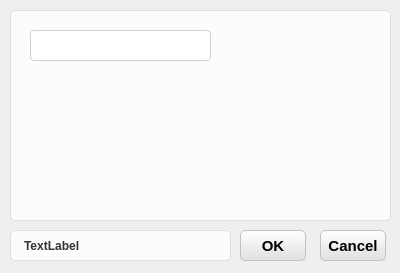
<?xml version="1.0" encoding="UTF-8"?>
<ui version="4.0">
 <class>ToolDialog</class>
 <widget class="QDialog" name="ToolDialog">
  <property name="geometry">
   <rect>
    <x>0</x>
    <y>0</y>
    <width>400</width>
    <height>273</height>
   </rect>
  </property>
  <property name="windowTitle">
   <string>Dialog</string>
  </property>
  <property name="styleSheet">
   <string notr="true">/* ================== QPushButton &amp; QToolButton 开始 ================== */

/* 按钮默认状态 */
QPushButton, QToolButton {
    border: 1px solid #c0c0c0;      
    background: qlineargradient(x1:0, y1:0, x2:0, y2:1, stop:0 #ffffff, stop:1 #e0e0e0);
    border-radius: 5px; 
    outline: none;                  
    padding: 0px;                   
}

/* 按钮鼠标悬停时 */
QPushButton:hover, QToolButton:hover {
    border: 1px solid #a0a0a0;      
    background: qlineargradient(x1:0, y1:0, x2:0, y2:1, stop:0 #ffffff, stop:1 #d0d0d0);
}

/* 按钮鼠标按下时 */
QPushButton:pressed, QToolButton:pressed {
    border: 1px solid #808080;      
    background: qlineargradient(x1:0, y1:0, x2:0, y2:1, stop:0 #d0d0d0, stop:1 #e0e0e0);
}

/* ================== QLineEdit 开始 ================== */

/* 默认状态 */
QLineEdit {
    background-color: #ffffff;
    border: 1px solid #D0D0D0;     
    border-radius: 4px;            
    padding: 2px 2px;              
    color: #222222;                
    min-height: 20px;              
}

/* 获得焦点时 */
QLineEdit:focus {
    border: 1px solid #007AFF;     
    background-color: #E8F4FF;     
}

/* 禁用状态 */
QLineEdit:disabled {
    background-color: #eef1f5;     
    color: #9aa0a6;                
    border: 1px solid #d3d8e0;     
}

/* ================== QTableWidget 开始 ================== */

QTableWidget {
    background-color: #ffffff;
    border: 1px solid #c8cdd6;
    border-radius: 5px;
    gridline-color: #eef1f5;
    selection-background-color: #eef1f5;
    color: #222222;
}

QTableWidget::item {
    padding: 2px 2px;
}

/* 表头样式（补充了右侧分割线） */
QHeaderView::section {
    background-color: #ffffff;
    border: none;
    border-bottom: 1px solid #c8cdd6;
    border-right: 1px solid #eef1f5; /* ⚠️ 新增：给表头加上右侧分割线，区分不同列 */
    padding: 2px 2px;
    color: #222222;
}

/* ================== QGroupBox 开始 ================== */

QGroupBox {
    border: 1px solid #E0E0E0; 
    border-radius: 5px; 
    background-color: #FCFCFC; 
    margin-top: 10px; /* ⚠️ 新增：给标题留出一点顶部空间 */
}

/* 分组框标题（补充了左右内边距） */
QGroupBox::title {
    subcontrol-origin: margin;
    subcontrol-position: top left;
    color: #333333;
    font-weight: bold;
    background-color: #FCFCFC; 
    padding: 0 5px; /* ⚠️ 新增：左右留出 5px 空间，让遮盖边框的效果更自然，文字不贴边 */
}

/* ================== QLabel 开始 ================== */

QLabel {
    color: #333333;           /* 与 QGroupBox::title 保持一致的深灰色 */
    font-weight: bold;        /* 保持相同的加粗效果（如果是普通文本可去掉这行） */
    background-color: #FCFCFC; /* 与分组框背景色一致 */
    border: 1px solid #E0E0E0; /* 相同的边框颜色和粗细 */
    border-radius: 5px;       /* 相同的圆角 */
    padding: 6px 10px;        /* 适当的内边距，让文字不贴边，视觉上更舒适 */
}</string>
  </property>
  <widget class="QLabel" name="label">
   <property name="geometry">
    <rect>
     <x>10</x>
     <y>230</y>
     <width>221</width>
     <height>31</height>
    </rect>
   </property>
   <property name="text">
    <string>TextLabel</string>
   </property>
  </widget>
  <widget class="QPushButton" name="pushButton_Cancel">
   <property name="geometry">
    <rect>
     <x>320</x>
     <y>230</y>
     <width>66</width>
     <height>31</height>
    </rect>
   </property>
   <property name="font">
    <font>
     <pointsize>11</pointsize>
     <weight>75</weight>
     <bold>true</bold>
    </font>
   </property>
   <property name="text">
    <string>Cancel</string>
   </property>
  </widget>
  <widget class="QPushButton" name="pushButton_OK">
   <property name="geometry">
    <rect>
     <x>240</x>
     <y>230</y>
     <width>66</width>
     <height>31</height>
    </rect>
   </property>
   <property name="font">
    <font>
     <pointsize>11</pointsize>
     <weight>75</weight>
     <bold>true</bold>
    </font>
   </property>
   <property name="text">
    <string>OK</string>
   </property>
  </widget>
  <widget class="QGroupBox" name="groupBox">
   <property name="geometry">
    <rect>
     <x>10</x>
     <y>0</y>
     <width>381</width>
     <height>221</height>
    </rect>
   </property>
   <property name="title">
    <string/>
   </property>
   <widget class="QLineEdit" name="lineEdit">
    <property name="geometry">
     <rect>
      <x>20</x>
      <y>30</y>
      <width>181</width>
      <height>31</height>
     </rect>
    </property>
   </widget>
  </widget>
 </widget>
 <resources/>
 <connections/>
</ui>
